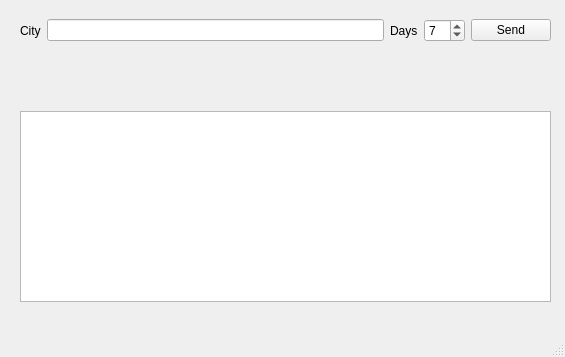
<?xml version="1.0" encoding="UTF-8"?>
<ui version="4.0">
 <class>MainWindow</class>
 <widget class="QMainWindow" name="MainWindow">
  <property name="enabled">
   <bool>true</bool>
  </property>
  <property name="geometry">
   <rect>
    <x>0</x>
    <y>0</y>
    <width>565</width>
    <height>357</height>
   </rect>
  </property>
  <property name="sizePolicy">
   <sizepolicy hsizetype="Fixed" vsizetype="Fixed">
    <horstretch>0</horstretch>
    <verstretch>0</verstretch>
   </sizepolicy>
  </property>
  <property name="minimumSize">
   <size>
    <width>0</width>
    <height>0</height>
   </size>
  </property>
  <property name="maximumSize">
   <size>
    <width>60000</width>
    <height>60000</height>
   </size>
  </property>
  <property name="windowTitle">
   <string>Weather checker</string>
  </property>
  <property name="autoFillBackground">
   <bool>true</bool>
  </property>
  <widget class="QWidget" name="centralwidget">
   <property name="mouseTracking">
    <bool>false</bool>
   </property>
   <widget class="QWidget" name="horizontalLayoutWidget">
    <property name="geometry">
     <rect>
      <x>20</x>
      <y>10</y>
      <width>531</width>
      <height>41</height>
     </rect>
    </property>
    <layout class="QHBoxLayout" name="horizontalLayout">
     <property name="sizeConstraint">
      <enum>QLayout::SetMinimumSize</enum>
     </property>
     <item>
      <widget class="QLabel" name="label_2">
       <property name="text">
        <string>City</string>
       </property>
      </widget>
     </item>
     <item>
      <widget class="QLineEdit" name="lineEdit"/>
     </item>
     <item>
      <widget class="QLabel" name="label_3">
       <property name="text">
        <string>Days</string>
       </property>
      </widget>
     </item>
     <item>
      <widget class="QSpinBox" name="spinBox">
       <property name="minimum">
        <number>1</number>
       </property>
       <property name="maximum">
        <number>17</number>
       </property>
       <property name="value">
        <number>7</number>
       </property>
      </widget>
     </item>
     <item>
      <widget class="QPushButton" name="pushButton_2">
       <property name="enabled">
        <bool>true</bool>
       </property>
       <property name="text">
        <string>Send</string>
       </property>
       <property name="checkable">
        <bool>false</bool>
       </property>
      </widget>
     </item>
    </layout>
   </widget>
   <widget class="QLabel" name="label">
    <property name="geometry">
     <rect>
      <x>20</x>
      <y>70</y>
      <width>531</width>
      <height>31</height>
     </rect>
    </property>
    <property name="cursor">
     <cursorShape>IBeamCursor</cursorShape>
    </property>
    <property name="autoFillBackground">
     <bool>false</bool>
    </property>
    <property name="styleSheet">
     <string notr="true"/>
    </property>
    <property name="text">
     <string/>
    </property>
   </widget>
   <widget class="QListWidget" name="listWidget">
    <property name="geometry">
     <rect>
      <x>20</x>
      <y>111</y>
      <width>531</width>
      <height>191</height>
     </rect>
    </property>
   </widget>
  </widget>
  <widget class="QMenuBar" name="menubar">
   <property name="geometry">
    <rect>
     <x>0</x>
     <y>0</y>
     <width>565</width>
     <height>23</height>
    </rect>
   </property>
  </widget>
  <widget class="QStatusBar" name="statusbar"/>
  <action name="action25">
   <property name="text">
    <string>25</string>
   </property>
  </action>
 </widget>
 <resources/>
 <connections/>
</ui>
